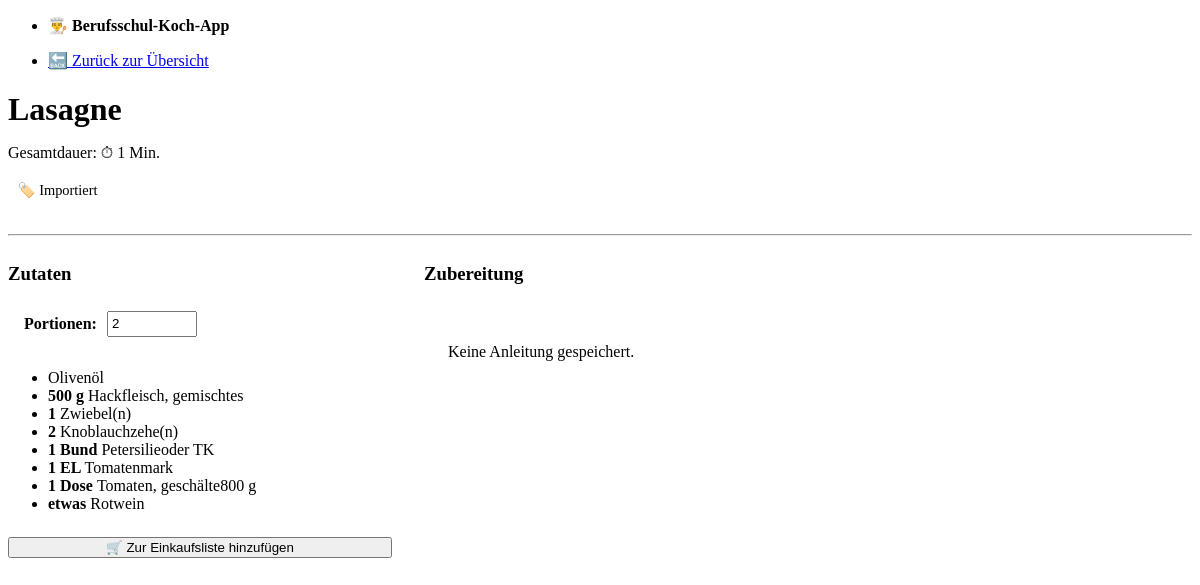
Screenshot of /rezept/1 with the database file from the repository.
### tables this page shows
CREATE TABLE rezepte (
            id INTEGER PRIMARY KEY AUTOINCREMENT,
            titel TEXT NOT NULL,
            dauer INTEGER,
            kategorie TEXT,
            zutaten TEXT,
            anleitung TEXT
        , portionen INTEGER DEFAULT 1);

### app.py (the view)
@app.route('/rezept/<int:id>')
def rezept_detail(id):
    conn = get_db_connection()
    rezept = conn.execute('SELECT * FROM rezepte WHERE id = ?', (id,)).fetchone()
    conn.close()
    if rezept is None:
        return redirect(url_for('rezepte'))
    return render_template('rezept_detail.html', rezept=rezept)

### app.py (called while the page is built)
def get_db_connection():
    conn = sqlite3.connect(DB_PATH)
    conn.row_factory = sqlite3.Row
    return conn

### templates/rezept_detail.html (shortened to what this page needs)
<!DOCTYPE html>
<html lang="de">
<head>
    <link rel="stylesheet" href="https://cdn.jsdelivr.net/npm/@picocss/pico@2/css/pico.min.css">
</head>
<body>
    <main class="container">
        <nav>
            <ul>
                <li><strong>👨‍🍳 Berufsschul-Koch-App</strong></li>
            </ul>
            <ul>
                <li><a href="/rezepte" class="outline">🔙 Zurück zur Übersicht</a></li>
            </ul>
        </nav>
        <h1 style="margin-bottom: 0;">{{ rezept['titel'] }}</h1>
        <p style="color: var(--pico-muted-color);">Gesamtdauer: ⏱ {{ rezept['dauer'] }} Min.</p>
        <div style="margin-bottom: 2rem;">
            {% if rezept['kategorie'] %}
                {% for kat in rezept['kategorie'].split(',') %}
                    {% if kat.strip() %}
                        <span style="display: inline-block; background: var(--pico-form-element-background-color); border: 1px solid var(--pico-muted-border-color); padding: 0.2rem 0.6rem; border-radius: 15px; font-size: 0.9rem; margin-right: 0.3rem;">
                            🏷️ {{ kat.strip().capitalize() }}
                        </span>
                    {% endif %}
                {% endfor %}
            {% endif %}
        </div>
        <hr>
        <div class="rezept-layout">
            <div>
                <h3>Zutaten</h3>
                <div style="display: flex; align-items: center; gap: 10px; margin-bottom: 1.5rem; background: var(--pico-form-element-background-color); padding: 0.5rem 1rem; border-radius: 10px; border: 1px solid var(--pico-muted-border-color);">
                    <strong style="margin: 0;">Portionen:</strong>
                    <input type="number" id="portionen-rechner" value="{{ rezept['portionen']|default(1) }}" min="1" style="width: 80px; margin: 0; padding: 0.2rem;" onchange="portionenUmrechnen()">
                </div>
                <ul>
                    {% if rezept['zutaten'] %}
                        {% for zeile in rezept['zutaten'].split('\n') %}
                            {% if zeile.strip() %}
                                {% set zutat_daten = zeile.split('|') %}
                                {% if zutat_daten|length == 3 %}
                                    <li>
                                        <strong>
                                            <span class="zutat-menge" data-grundmenge="{{ zutat_daten[0] }}">{{ zutat_daten[0] }}</span>
                                            {{ zutat_daten[1] }}
                                        </strong>
                                        {{ zutat_daten[2] }}
                                    </li>
                                {% else %}
                                    <li>{{ zeile }}</li>
                                {% endif %}
                            {% endif %}
                        {% endfor %}
                    {% else %}
                        <p>Keine Zutaten angegeben.</p>
                    {% endif %}
                </ul> <form action="/einkaufsliste_hinzufuegen/{{ rezept['id'] }}" method="POST" style="margin-top: 1.5rem;">
                    <button type="submit" class="secondary" style="width: 100%;">🛒 Zur Einkaufsliste hinzufügen</button>
                </form>
            </div>
            <div>
                <h3>Zubereitung</h3>
                <div class="schritt-karte">
                    {% if rezept['anleitung'] %}
                        {% set schritte = rezept['anleitung'].split('|||') %}
                        {% for schritt in schritte %}
                            {% if schritt.strip() %}
                                {% set schritt_daten = schritt.split(':::') %}
                                <div class="schritt-slide" style="display: {% if loop.index0 == 0 %}flex{% else %}none{% endif %};">
                                    <div style="display: flex; justify-content: space-between; align-items: flex-start; color: var(--pico-muted-color); font-size: 0.9rem; font-weight: bold; border-bottom: 1px solid var(--pico-muted-border-color); padding-bottom: 0.5rem; margin-bottom: 1rem;">
                                        <span>Schritt {{ loop.index }} von {{ schritte|length }}</span>
                                        {% if schritt_daten|length == 2 %}
                                            <span>⏱ {{ schritt_daten[0] }} Min.</span>
                                        {% endif %}
                                    </div>
                                    <div style="flex-grow: 1; display: flex; align-items: center; justify-content: center; text-align: center;">
                                        {% if schritt_daten|length == 2 %}
                                            <p style="font-size: 1.3rem; margin: 0;">{{ schritt_daten[1] }}</p>
                                        {% else %}
                                            <p style="font-size: 1.3rem; margin: 0;">{{ schritt_daten[0] }}</p>
                                        {% endif %}
                                    </div>
                                </div>
                            {% endif %}
                        {% endfor %}
                    {% else %}
                        <p>Keine Anleitung gespeichert.</p>
                    {% endif %}
                </div>
            </div>
        </div>
    </main>
</body>
</html>

### templates/rezept_detail.html (style rules this page uses)
.schritt-karte { background: var(--pico-card-background-color); border: 2px solid var(--pico-primary-background); border-radius: 15px; padding: 1.5rem; min-height: 250px; }
.rezept-layout { display: grid; gap: 2rem; }
@media (min-width: 768px) { .rezept-layout { grid-template-columns: 1fr 2fr; } }

### rows the page displays
rezepte: titel "Lasagne", dauer "1", strip "Importiert", portionen "2"

### other values shown
{{ zutat_daten[2] }} "Olivenöl" "Hackfleisch, gemischtes" "Zwiebel(n)" "Knoblauchzehe(n)" "Petersilieoder TK" "Tomatenmark" "Tomaten, geschälte800 g" "Rotwein"
{{ zutat_daten[0] }} "500" "1" "2" "1" "1" "1" "etwas"
{{ zutat_daten[1] }} "g" "Bund" "EL" "Dose"
